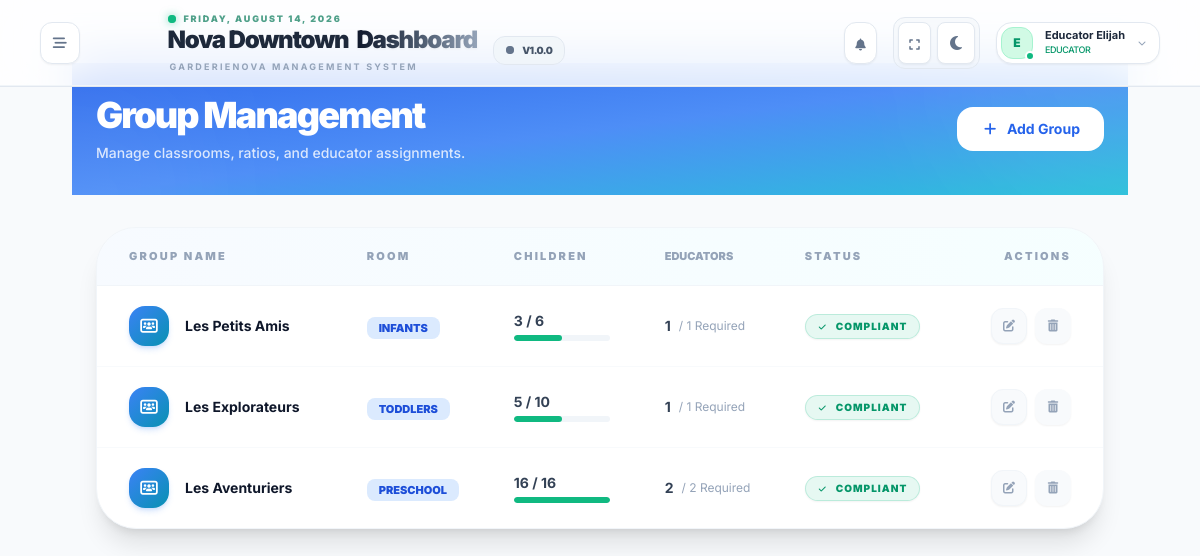
Before: /groups/ (signed in) with the older database file.
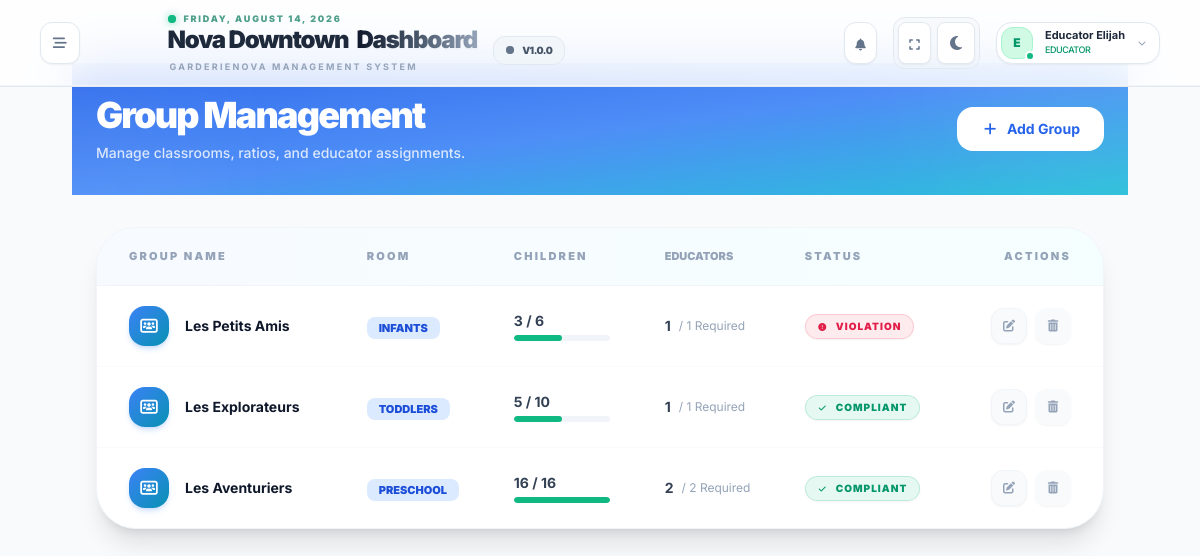
After: the same page with the newer database file.
### dashboard/models.py (models this page shows, shortened)
class Group(models.Model):
    group_id = models.UUIDField(primary_key=True, default=uuid.uuid4, editable=False)
    center = models.ForeignKey(Center, on_delete=models.CASCADE, related_name="groups")
    room = models.ForeignKey(
        Room, on_delete=models.SET_NULL, null=True, related_name="active_group"
    )
    name = models.CharField(max_length=100)
    current_occupancy = models.IntegerField(default=0)
    current_educators = models.IntegerField(default=0)
    current_total_points = models.IntegerField(default=0)
    required_educators = models.IntegerField(default=0)
    is_compliant = models.BooleanField(default=True)
    calculated_max_capacity = models.IntegerField(
        default=0, help_text="Legal limit based on mixed age composition"
    )

class Room(models.Model):
    room_id = models.UUIDField(primary_key=True, default=uuid.uuid4, editable=False)
    center = models.ForeignKey(Center, on_delete=models.CASCADE, related_name="rooms")
    name = models.CharField(max_length=100)
    room_surface = models.DecimalField(max_digits=10, decimal_places=2, help_text="Room surface area in square meters")
    max_capacity = models.IntegerField(help_text="Maximum capacity based on fire regulations")
    age_group = models.CharField(max_length=100, blank=True, help_text="Intended age group for the room")

### dashboard/all_views/owner_views.py (the view)
# urls.py: path("groups/", group_list_view, name="group_list"),
@login_required(login_url="login")
def group_list_view(request):
    user = request.user
    groups = Group.objects.none()
    if user.role_type == "owner":
        groups = Group.objects.all().select_related("room", "center")
    elif user.role_type == "director" and hasattr(user, "director_profile"):
        center = user.director_profile.managed_center
        if center:
            groups = Group.objects.filter(center=center).select_related("room")
    elif user.role_type == "educator" and hasattr(user, "educator_profile"):
        center = user.educator_profile.center
        if center:
            groups = Group.objects.filter(center=center).select_related("room")
    context = {"groups": groups}
    return render(request, "core/groups/group_list.html", context)

### communication/context_processors.py (called while the page is built)
def unread_messages_count(request):
    if request.user.is_authenticated:
        count = Message.objects.filter(receiver=request.user, is_read=False).count()
        return {'unread_count': count}
    return {'unread_count': 0}

### dashboard/context_processors/theme_sidebar.py (called while the page is built)
def theme(request):
    return {'theme': request.COOKIES.get('theme', 'light')}

def sidebar(request):
    return {'sidebar_state': request.COOKIES.get('sidebar', 'closed')}

### dashboard/templates/core/groups/group_list.html (shortened to what the changed rows need)
{% extends "base.html" %}
{% block content %}
<div class="max-w-5xl mx-auto px-2">
<div class="mb-8 -mx-6 -mt-6 px-6 pt-8 pb-8 bg-gradient-to-br from-blue-600/95 via-blue-500/90 to-cyan-500/85 dark:from-blue-700/80 dark:via-blue-600/75 dark:to-cyan-600/70 relative overflow-hidden">
    <div class="relative z-10 flex flex-col md:flex-row md:items-center justify-between gap-4">
        <div>
            <h1 class="text-4xl font-black text-white tracking-tighter mb-2">Group Management</h1>
        </div>
    </div>
</div>
<div class="bg-white dark:bg-slate-900 rounded-[2.5rem] border border-slate-100 dark:border-slate-800 shadow-xl overflow-hidden animate-in fade-in duration-500">
    <div class="overflow-x-auto">
        <table class="w-full text-left border-collapse">
            <thead>
                <tr class="bg-gradient-to-r from-blue-50/50 to-cyan-50/50 dark:from-slate-950/50 dark:to-slate-950/50 border-b border-slate-100 dark:border-slate-800">
                    <th class="px-8 py-5 text-[11px] font-black text-slate-400 dark:text-slate-500 uppercase tracking-[0.2em]">Group Name</th>
                    <th class="px-6 py-5 text-[11px] font-black text-slate-400 dark:text-slate-500 uppercase tracking-[0.2em]">Room</th>
                    <th class="px-6 py-5 text-[11px] font-black text-slate-400 dark:text-slate-500 uppercase tracking-[0.2em]">Children</th>
                    <th class="px-6 py-5 text-[11px] font-black text-slate-400 dark:text-slate-500 uppercase tracking-[0.2em]\">Educators</th>
                    <th class="px-6 py-5 text-[11px] font-black text-slate-400 dark:text-slate-500 uppercase tracking-[0.2em]">Status</th>
                    <th class="px-8 py-5 text-[11px] font-black text-slate-400 dark:text-slate-500 uppercase tracking-[0.2em] text-right">Actions</th>
                </tr>
            </thead>
            <tbody class="divide-y divide-slate-50 dark:divide-slate-800">
                {% for group in groups %}
                <tr class="group hover:bg-blue-50/30 dark:hover:bg-blue-500/5 transition-colors">
                    <td class="px-8 py-5">
                        <div class="flex items-center gap-4">
                            <div class="w-10 h-10 rounded-2xl bg-gradient-to-br from-blue-500 to-cyan-600 flex items-center justify-center text-white shadow-md shadow-blue-500/20">
                                <i class="fa-solid fa-users-rectangle text-sm"></i>
                            </div>
                            <div>
                                <p class="text-sm font-bold text-slate-900 dark:text-white">{{ group.name }}</p>
                            </div>
                        </div>
                    </td>
                    <td class="px-6 py-5">
                        {% if group.room %}
                        <span class="px-3 py-1 bg-blue-100 dark:bg-blue-500/10 text-blue-700 dark:text-blue-300 text-[11px] font-black rounded-lg uppercase">
                            {{ group.room.name }}
                        </span>
                        {% else %}
                        <span class="text-xs text-slate-400 italic">Unassigned</span>
                        {% endif %}
                    </td>
                    <td class="px-6 py-5">
                        <div class="flex flex-col">
                            <span class="text-sm font-bold text-slate-700 dark:text-slate-200">{{ group.current_occupancy }} / {{ group.calculated_max_capacity }}</span>
                            <div class="w-24 h-1.5 bg-slate-100 dark:bg-slate-800 rounded-full mt-1 overflow-hidden">
                                <div class="h-full bg-emerald-500 rounded-full" style="width: {% widthratio group.current_occupancy group.calculated_max_capacity 100 %}%"></div>
                            </div>
                        </div>
                    </td>
                    <td class="px-6 py-5">
                        <div class="flex items-center gap-2">
                            <span class="text-sm font-bold text-slate-700 dark:text-slate-200">{{ group.current_educators }}</span>
                            <span class="text-xs text-slate-400">/ {{ group.required_educators }} Required</span>
                        </div>
                    </td>
                    <td class="px-6 py-5">
                        {% if group.is_compliant %}
                        <span class="inline-flex items-center gap-2 px-3 py-1 bg-emerald-500/10 text-emerald-600 dark:text-emerald-400 text-[10px] font-black rounded-full border border-emerald-500/20 uppercase tracking-widest shadow-sm">
                            <i class="fa-solid fa-check text-[8px]"></i> Compliant
                        </span>
                        {% else %}
                        <span class="inline-flex items-center gap-2 px-3 py-1 bg-rose-500/10 text-rose-600 dark:text-rose-400 text-[10px] font-black rounded-full border border-rose-500/20 uppercase tracking-widest shadow-sm">
                            <i class="fa-solid fa-circle-exclamation text-[8px]"></i> Violation
                        </span>
                        {% endif %}
                    </td>
                    <td class="px-8 py-5 text-right">
                        <div class="flex items-center justify-end gap-2">
                            <a href="{% url 'group_edit' group.group_id %}" class="w-9 h-9 flex items-center justify-center text-slate-400 bg-slate-50 dark:bg-slate-800/50 hover:text-emerald-500 hover:bg-emerald-50 dark:hover:bg-emerald-500/10 rounded-xl border border-slate-100 dark:border-slate-700 transition-all shadow-sm">
                                <i class="fa-solid fa-pen-to-square text-xs"></i>
                            </a>
                            <button onclick="openModal('Delete Group?', 'Are you sure you want to delete {{ group.name|escapejs }}? This action cannot be undone.', '{% url 'group_delete' group.group_id %}', 'delete')" class="w-9 h-9 flex items-center justify-center text-slate-400 bg-slate-50 dark:bg-slate-800/50 hover:text-red-500 hover:bg-red-50 dark:hover:bg-red-900/20 hover:border-red-200 transition-all rounded-xl shadow-sm">
                                <i class="fa-solid fa-trash-can text-xs"></i>
                            </button>
                        </div>
                    </td>
                </tr>
                {% endfor %}
            </tbody>
        </table>
    </div>
</div>
</div>
{% endblock %}

Changed rows visible on the page:
changed Group "Les Petits Amis": is_compliant "COMPLIANT" → "VIOLATION"
